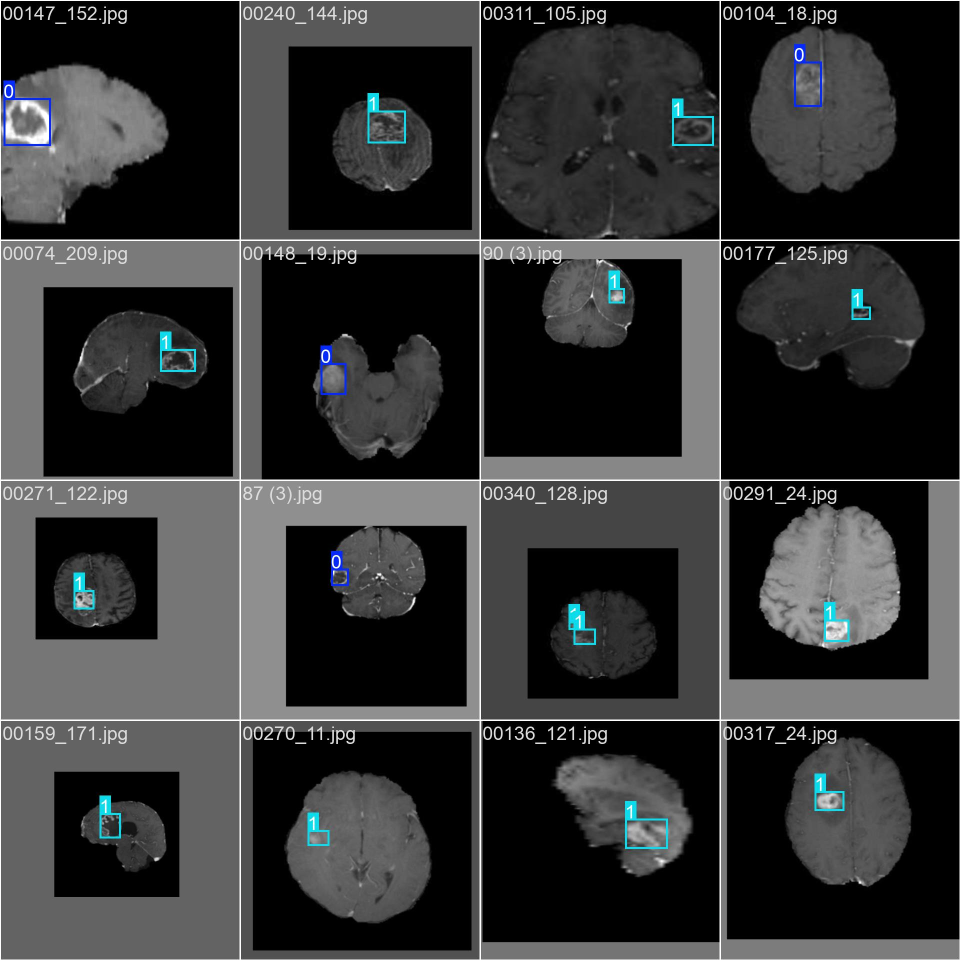
#> input picture yolo/RT_DETR/train_batch0.jpg, 1920 x 1920 px (shown at 1/2 size)
$ python augumentari.py
#> lines starting #> are read from the running program, lines starting #| are printed output that depends on the picture
import cv2
import numpy as np
import random
from tkinter import filedialog, Tk
import matplotlib.pyplot as plt

def procesare_imagine():
    root = Tk()
    root.withdraw()

    file_path = filedialog.askopenfilename(
        title="Selectează o imagine",
        filetypes=[("Fișiere imagine", "*.jpg *.jpeg *.png *.bmp *.gif")]
    )
#> the answer given: ../yolo/RT_DETR/train_batch0.jpg

    if not file_path:
        print("Nu s-a selectat nicio imagine.")
        return

    img = cv2.imread(file_path)
#> img is the input picture: shape (1920, 1920, 3); mean B, G, R 52.9, 52.4, 51.4
    if img is None:
        print("Eroare la încărcarea imaginii.")
        return

    img_rgb = cv2.cvtColor(img, cv2.COLOR_BGR2RGB)
    h, w = img_rgb.shape[:2]

    # ---- 1. Oglindire orizontală ----
    flip_oriz = cv2.flip(img_rgb, 1)

    # ---- 2. Oglindire verticală ----
    flip_vert = cv2.flip(img_rgb, 0)
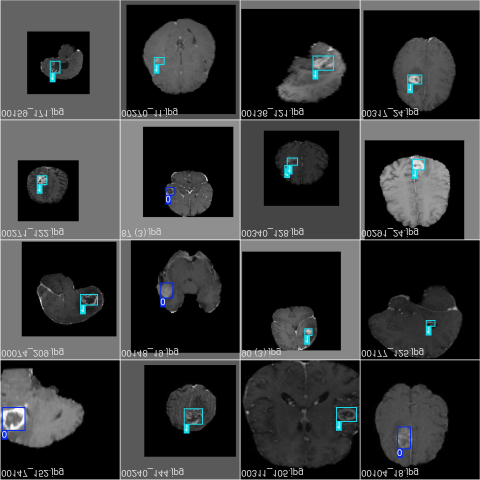
#> flip_vert: shape (1920, 1920, 3) (shown at 1/4 size); mean R, G, B 51.4, 52.4, 52.9

    # ---- 3. Rotire aleatorie ----
    angle = random.randint(-0, 180)
    center = (w // 2, h // 2)
    M = cv2.getRotationMatrix2D(center, angle, 1.0)
    rotated = cv2.warpAffine(img_rgb, M, (w, h))
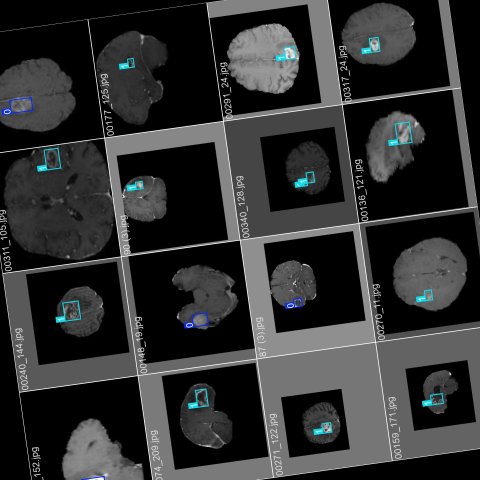
#> rotated: shape (1920, 1920, 3) (shown at 1/4 size); mean R, G, B 47.6, 48.7, 49

    # ---- 4. Scalare (zoom in / zoom out) ----
    scale_factor = round(random.uniform(1, 1.2), 2)
    new_w, new_h = int(w * scale_factor), int(h * scale_factor)
    scaled_img = cv2.resize(img_rgb, (new_w, new_h))

    if scale_factor > 1:
        # zoom in → decupăm centrul la dimensiunea originală
        start_x = (new_w - w) // 2
        start_y = (new_h - h) // 2
        scaled = scaled_img[start_y:start_y + h, start_x:start_x + w]
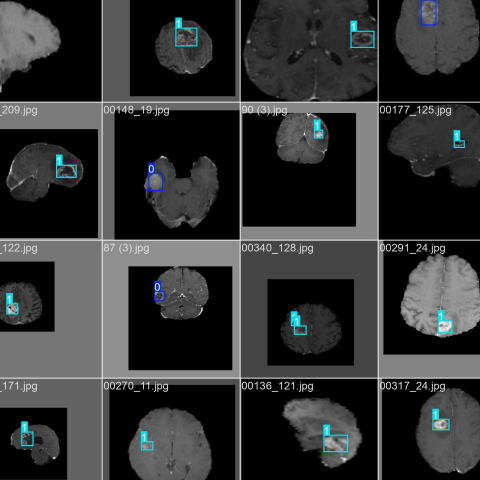
#> scaled: shape (1920, 1920, 3) (shown at 1/4 size); mean R, G, B 50.6, 52, 52.3
    else:
        # zoom out → adăugăm margini negre pentru a păstra dimensiunea
        canvas = np.zeros_like(img_rgb)
        offset_x = (w - new_w) // 2
        offset_y = (h - new_h) // 2
        canvas[offset_y:offset_y + new_h, offset_x:offset_x + new_w] = scaled_img
        scaled = canvas

    # ---- 5. Zgomot "sare și piper" ----
    def salt_and_pepper(image, prob=0.2):
#> called with prob = 0.2
        noisy = np.copy(image)
        total_pixels = image.size // 3
        num_salt = int(prob * total_pixels / 2)
        num_pepper = int(prob * total_pixels / 2)

        # sare (pixeli albi)
        coords = [np.random.randint(0, i - 1, num_salt) for i in image.shape[:2]]
        noisy[coords[0], coords[1]] = [255, 255, 255]

        # piper (pixeli negri)
        coords = [np.random.randint(0, i - 1, num_pepper) for i in image.shape[:2]]
        noisy[coords[0], coords[1]] = [0, 0, 0]
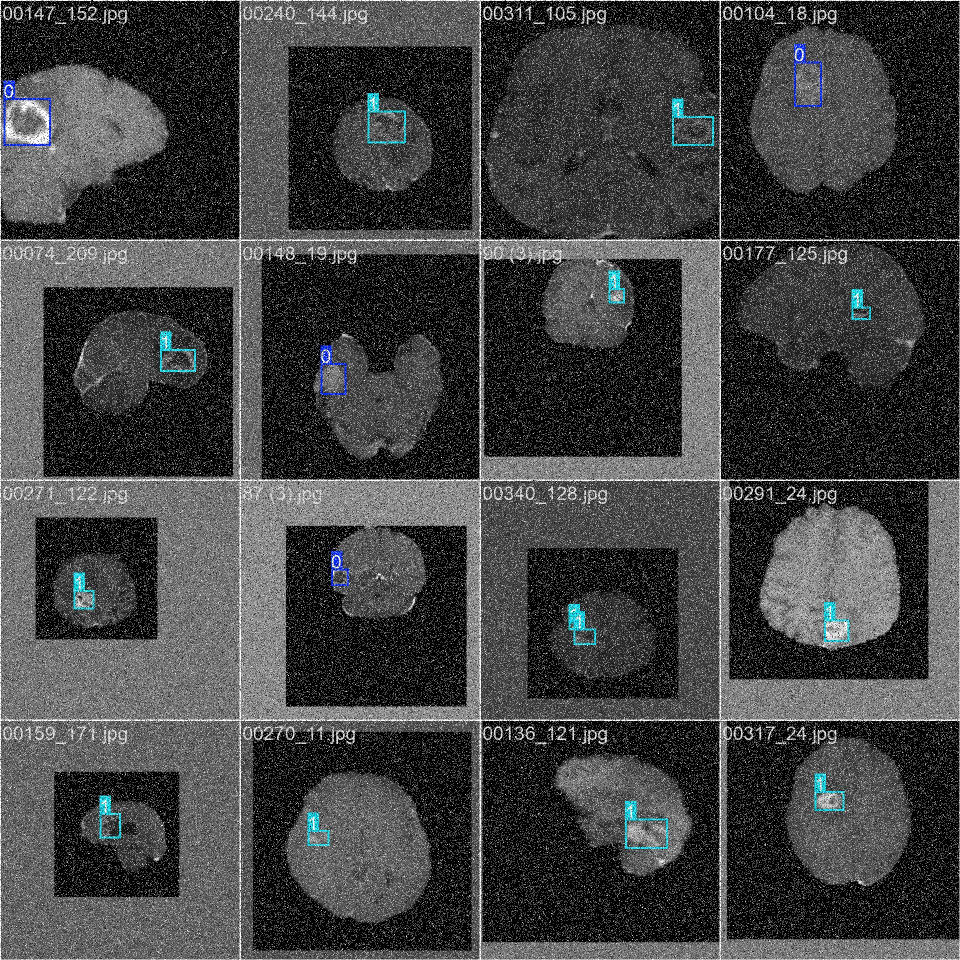
#> noisy: shape (1920, 1920, 3) (shown at 1/2 size); mean R, G, B 64.1, 64.9, 65.3
        return noisy

    noisy = salt_and_pepper(img_rgb)

    # ---- Afișare ----
    titles = [
        "Imagine Originală",
        "Flip Orizontal",
        "Flip Vertical",
        f"Rotire ({angle}°)",
        f"Zoom ({scale_factor}x)",
        "Zgomot sare și piper"
    ]
    images = [img_rgb, flip_oriz, flip_vert, rotated, scaled, noisy]

    plt.figure(figsize=(15, 8))
    for i, (title, image) in enumerate(zip(titles, images)):
        plt.subplot(2, 3, i + 1)
        plt.imshow(image)
        plt.title(title)
        plt.axis("off")
#> this loop made 6 passes
#> title on passes 1 to 6: 'Imagine Originală', 'Flip Orizontal', 'Flip Vertical', 'Rotire (98°)', 'Zoom (1.15x)', 'Zgomot sare și piper'

    plt.tight_layout()
    plt.show()


# Apelăm funcția
procesare_imagine()

$ run again, on yolo/RT_DETR/train_batch2.jpg
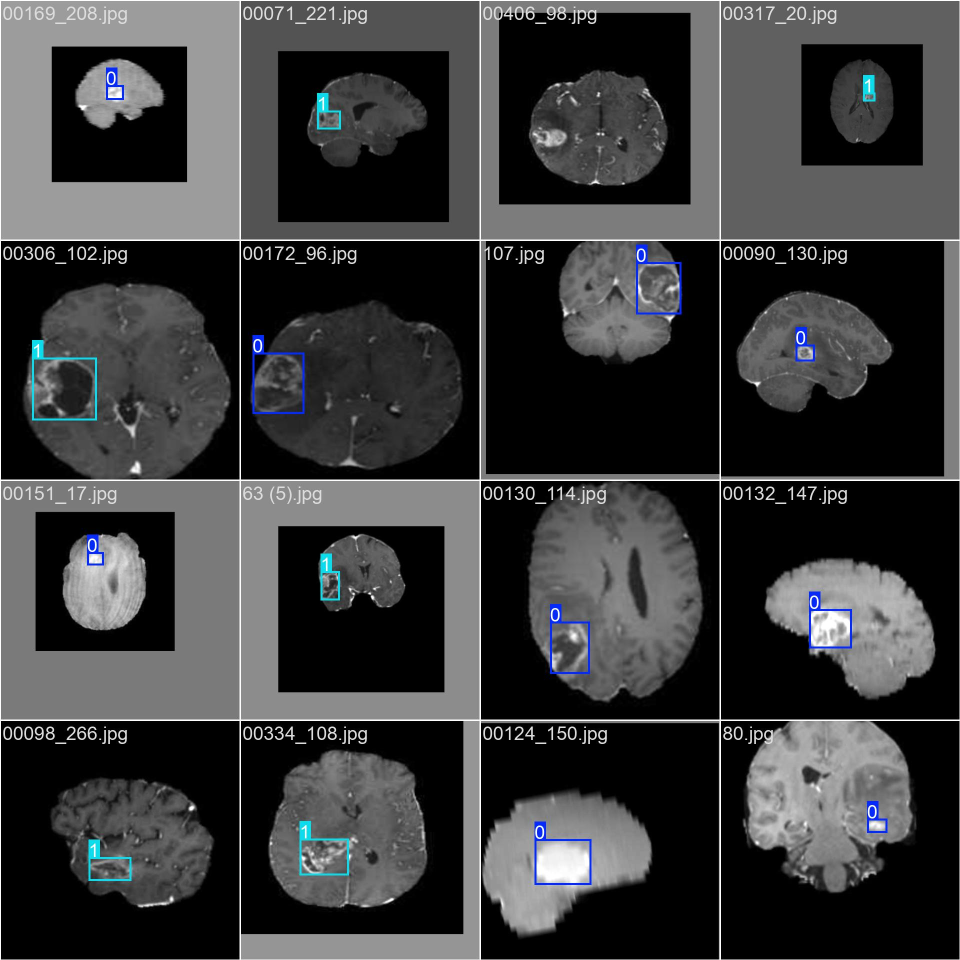
#> input picture yolo/RT_DETR/train_batch2.jpg, 1920 x 1920 px (shown at 1/2 size)
#> in procesare_imagine, img is the input picture: shape (1920, 1920, 3); mean B, G, R 60.3, 59.4, 58.7
#> in procesare_imagine, `scaled = scaled_img[start_y:start_y + h, start_x:start_x + w]`:
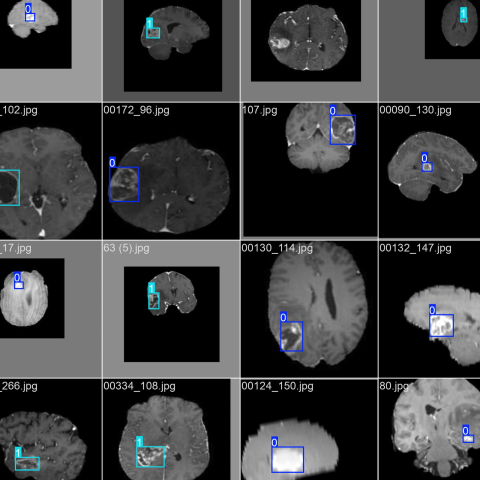
#> scaled: shape (1920, 1920, 3) (shown at 1/4 size); mean R, G, B 59.2, 60, 61.2
#> in salt_and_pepper, `noisy[coords[0], coords[1]] = [0, 0, 0]`:
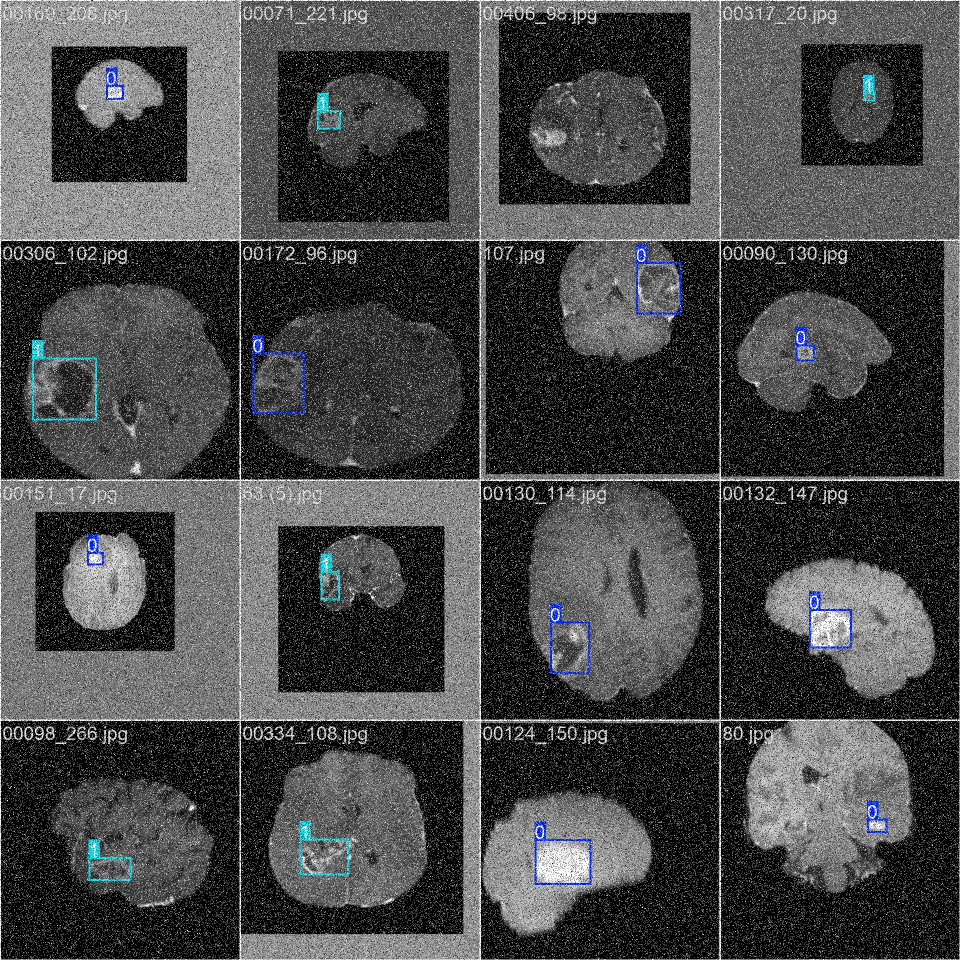
#> noisy: shape (1920, 1920, 3) (shown at 1/2 size); mean R, G, B 70, 70.6, 71.3
#> the loop in procesare_imagine, `for i, (title, image) in enumerate(zip(titles, images)):` made 6 passes
#> title on passes 1 to 6: 'Imagine Originală', 'Flip Orizontal', 'Flip Vertical', 'Rotire (98°)', 'Zoom (1.15x)', 'Zgomot sare și piper'

$ run again, on yolo/RT_DETR/val_batch0_pred.jpg
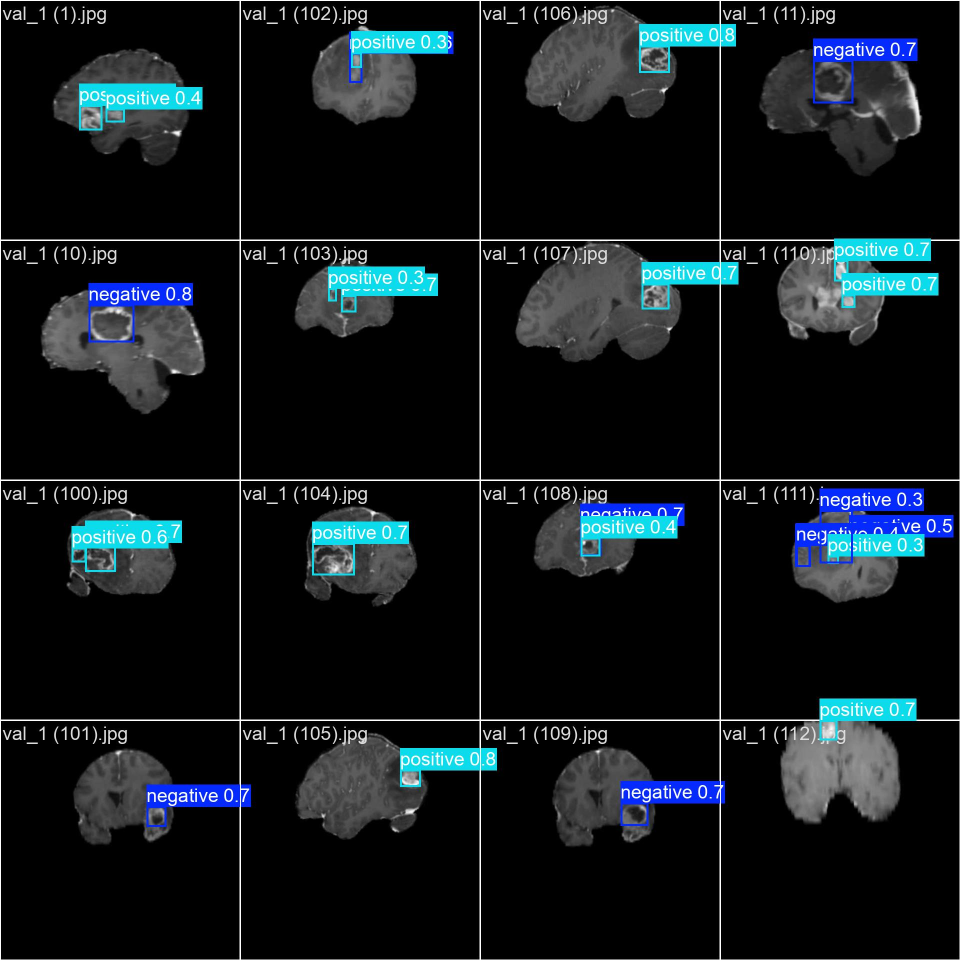
#> input picture yolo/RT_DETR/val_batch0_pred.jpg, 1920 x 1920 px (shown at 1/2 size)
#> in procesare_imagine, img is the input picture: shape (1920, 1920, 3); mean B, G, R 28.9, 25.1, 18.5
#> in procesare_imagine, `rotated = cv2.warpAffine(img_rgb, M, (w, h))`:
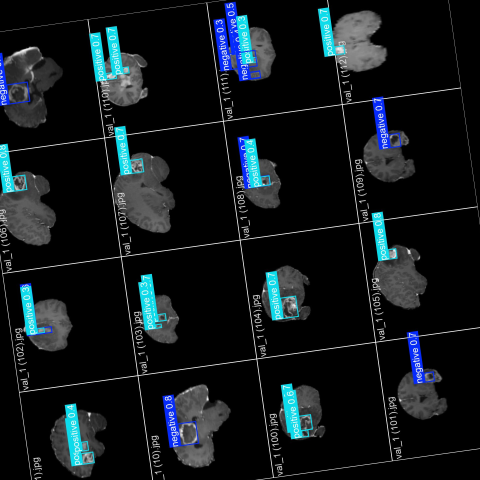
#> rotated: shape (1920, 1920, 3) (shown at 1/4 size); mean R, G, B 17.8, 24.3, 27.9
#> in salt_and_pepper, `noisy[coords[0], coords[1]] = [0, 0, 0]`:
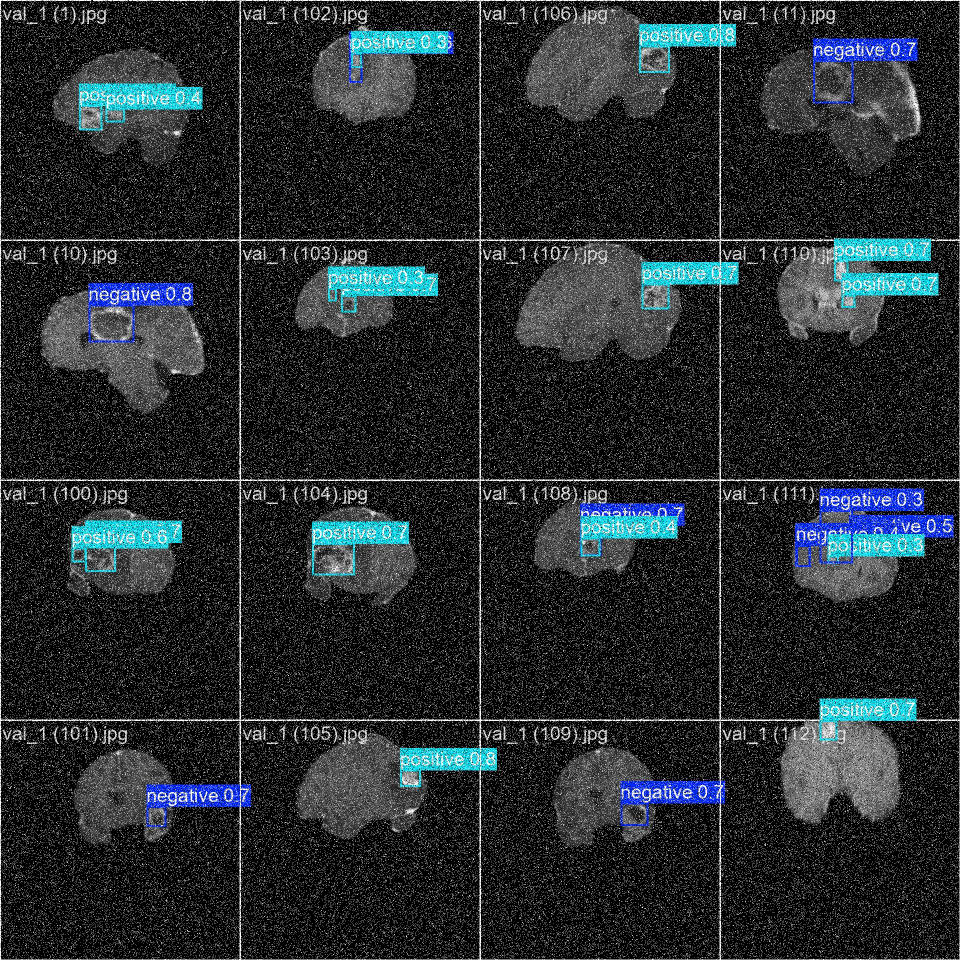
#> noisy: shape (1920, 1920, 3) (shown at 1/2 size); mean R, G, B 37.1, 42.6, 45.7
#> the loop in procesare_imagine, `for i, (title, image) in enumerate(zip(titles, images)):` made 6 passes
#> title on passes 1 to 6: 'Imagine Originală', 'Flip Orizontal', 'Flip Vertical', 'Rotire (98°)', 'Zoom (1.15x)', 'Zgomot sare și piper'
